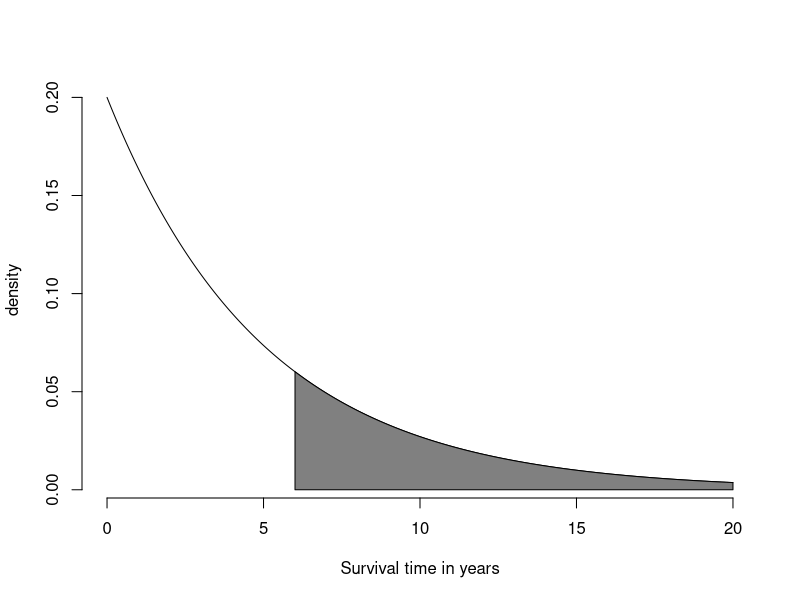

Reproduce this figure in R.
#postscript("exponential.eps", width=4, height=4, horizontal = FALSE)
xvals <- seq(0, 20, length = 1000) 
plot(xvals, dexp(xvals, 1/5), xlab = "Survival time in years",
     ylab = "density",
     frame = FALSE,
     type = "l")
polygon(c(xvals[xvals >= 6], rev(xvals[xvals >= 6])),
        c(dexp(xvals[xvals >= 6], 1/5), rep(0, sum(xvals >= 6))),
        col = grey(.5)
        )
#dev.off()

